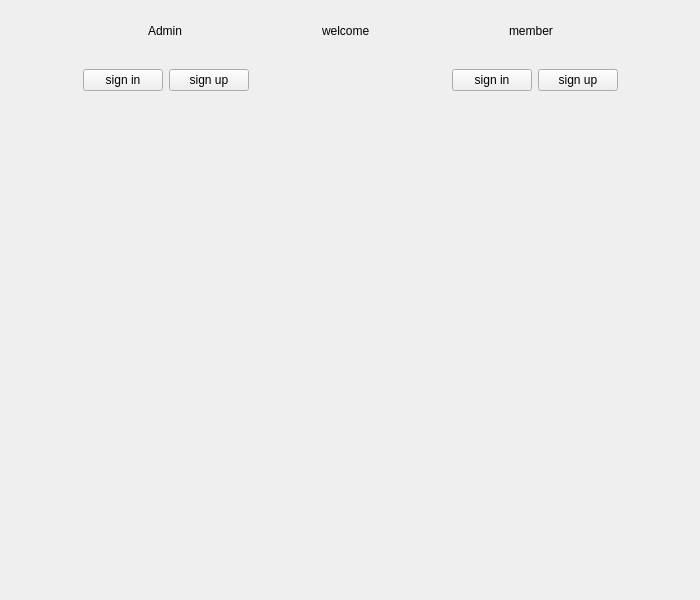
<?xml version="1.0" encoding="UTF-8"?>
<ui version="4.0">
 <class>MainWindow</class>
 <widget class="QMainWindow" name="MainWindow">
  <property name="geometry">
   <rect>
    <x>0</x>
    <y>0</y>
    <width>700</width>
    <height>600</height>
   </rect>
  </property>
  <property name="sizePolicy">
   <sizepolicy hsizetype="Fixed" vsizetype="Fixed">
    <horstretch>0</horstretch>
    <verstretch>0</verstretch>
   </sizepolicy>
  </property>
  <property name="maximumSize">
   <size>
    <width>700</width>
    <height>600</height>
   </size>
  </property>
  <property name="windowTitle">
   <string>MainWindow</string>
  </property>
  <widget class="QWidget" name="centralwidget">
   <widget class="QWidget" name="horizontalLayoutWidget">
    <property name="geometry">
     <rect>
      <x>10</x>
      <y>10</y>
      <width>681</width>
      <height>41</height>
     </rect>
    </property>
    <layout class="QHBoxLayout" name="horizontalLayout">
     <property name="leftMargin">
      <number>5</number>
     </property>
     <property name="topMargin">
      <number>5</number>
     </property>
     <property name="rightMargin">
      <number>5</number>
     </property>
     <property name="bottomMargin">
      <number>5</number>
     </property>
     <item>
      <spacer name="horizontalSpacer_3">
       <property name="orientation">
        <enum>Qt::Horizontal</enum>
       </property>
       <property name="sizeHint" stdset="0">
        <size>
         <width>40</width>
         <height>20</height>
        </size>
       </property>
      </spacer>
     </item>
     <item>
      <widget class="QLabel" name="admin">
       <property name="text">
        <string>Admin</string>
       </property>
      </widget>
     </item>
     <item>
      <spacer name="horizontalSpacer_2">
       <property name="orientation">
        <enum>Qt::Horizontal</enum>
       </property>
       <property name="sizeHint" stdset="0">
        <size>
         <width>40</width>
         <height>20</height>
        </size>
       </property>
      </spacer>
     </item>
     <item>
      <widget class="QLabel" name="label">
       <property name="text">
        <string>welcome</string>
       </property>
      </widget>
     </item>
     <item>
      <spacer name="horizontalSpacer">
       <property name="orientation">
        <enum>Qt::Horizontal</enum>
       </property>
       <property name="sizeHint" stdset="0">
        <size>
         <width>40</width>
         <height>20</height>
        </size>
       </property>
      </spacer>
     </item>
     <item>
      <widget class="QLabel" name="member">
       <property name="text">
        <string>member</string>
       </property>
      </widget>
     </item>
     <item>
      <spacer name="horizontalSpacer_4">
       <property name="orientation">
        <enum>Qt::Horizontal</enum>
       </property>
       <property name="sizeHint" stdset="0">
        <size>
         <width>40</width>
         <height>20</height>
        </size>
       </property>
      </spacer>
     </item>
    </layout>
   </widget>
   <widget class="QWidget" name="verticalWidget" native="true">
    <property name="geometry">
     <rect>
      <x>10</x>
      <y>110</y>
      <width>681</width>
      <height>481</height>
     </rect>
    </property>
    <property name="styleSheet">
     <string notr="true">border-image: url(:/new/prefix10/welcom.jpg);</string>
    </property>
    <layout class="QVBoxLayout" name="verticalLayout"/>
   </widget>
   <widget class="QWidget" name="horizontalLayoutWidget_2">
    <property name="geometry">
     <rect>
      <x>10</x>
      <y>60</y>
      <width>681</width>
      <height>41</height>
     </rect>
    </property>
    <layout class="QHBoxLayout" name="horizontalLayout_3">
     <property name="leftMargin">
      <number>5</number>
     </property>
     <property name="topMargin">
      <number>5</number>
     </property>
     <property name="rightMargin">
      <number>5</number>
     </property>
     <property name="bottomMargin">
      <number>5</number>
     </property>
     <item>
      <spacer name="horizontalSpacer_6">
       <property name="orientation">
        <enum>Qt::Horizontal</enum>
       </property>
       <property name="sizeHint" stdset="0">
        <size>
         <width>40</width>
         <height>20</height>
        </size>
       </property>
      </spacer>
     </item>
     <item>
      <widget class="QPushButton" name="adminin">
       <property name="text">
        <string>sign in</string>
       </property>
      </widget>
     </item>
     <item>
      <widget class="QPushButton" name="adminup">
       <property name="text">
        <string>sign up</string>
       </property>
      </widget>
     </item>
     <item>
      <spacer name="horizontalSpacer_7">
       <property name="orientation">
        <enum>Qt::Horizontal</enum>
       </property>
       <property name="sizeHint" stdset="0">
        <size>
         <width>40</width>
         <height>20</height>
        </size>
       </property>
      </spacer>
     </item>
     <item>
      <spacer name="horizontalSpacer_8">
       <property name="orientation">
        <enum>Qt::Horizontal</enum>
       </property>
       <property name="sizeType">
        <enum>QSizePolicy::Fixed</enum>
       </property>
       <property name="sizeHint" stdset="0">
        <size>
         <width>60</width>
         <height>20</height>
        </size>
       </property>
      </spacer>
     </item>
     <item>
      <spacer name="horizontalSpacer_9">
       <property name="orientation">
        <enum>Qt::Horizontal</enum>
       </property>
       <property name="sizeHint" stdset="0">
        <size>
         <width>40</width>
         <height>20</height>
        </size>
       </property>
      </spacer>
     </item>
     <item>
      <widget class="QPushButton" name="memberin">
       <property name="text">
        <string>sign in</string>
       </property>
      </widget>
     </item>
     <item>
      <widget class="QPushButton" name="memberup">
       <property name="text">
        <string>sign up</string>
       </property>
      </widget>
     </item>
     <item>
      <spacer name="horizontalSpacer_5">
       <property name="orientation">
        <enum>Qt::Horizontal</enum>
       </property>
       <property name="sizeHint" stdset="0">
        <size>
         <width>40</width>
         <height>20</height>
        </size>
       </property>
      </spacer>
     </item>
    </layout>
   </widget>
  </widget>
 </widget>
 <resources/>
 <connections/>
</ui>
